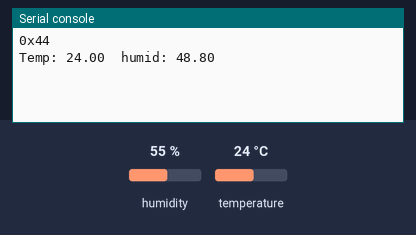
Recording of a program running on a simulated Raspberry Pi Pico running MicroPython. Shown: the last lines printed to the serial console. Inputs (shaded band) come from the test bench; at power-on: humidity 55 %, temperature 24 °C.

Above: at 1.2 s.
1.3 s: humidity set to 22 %
At 2.6 s:
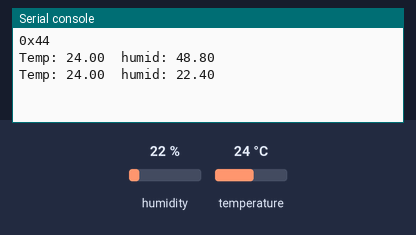
2.8 s: temperature set to 12 °C
At 3.7 s:
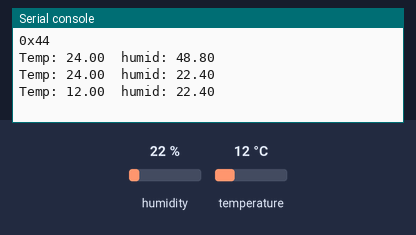
4.3 s: humidity set to 40 %
At 5.4 s:
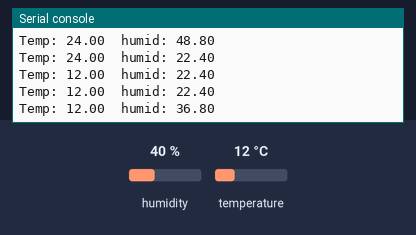
Timing chart, 0 to 7.3 s (numbered marks = the images above; inputs shaded):
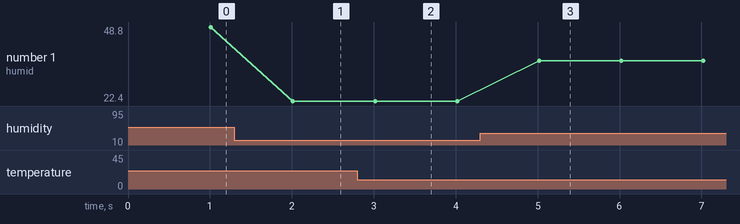

Measured:
- after the input at 1.3 s, the serial console: prints a new line after 0.71 s (image 1)
- after the input at 2.8 s, the serial console: prints a new line after 0.22 s (image 2)
- after the input at 4.3 s, the serial console: prints a new line after 0.72 s (image 3)
- plotted number 1: 48.8 → 22.4 after the input at 1.3 s, 22.4 → 36.8 after the input at 4.3 s

The program:

sht31.py
```python
from machine import Pin, I2C
import time


def read_sht31(i2c: I2C):

    # SHT3x-DIS address
    sht31_address = 0x44

    # Measurement command
    measurement_command = b'\x2c\x06'

    # Write the command to the sensor
    i2c.writeto(sht31_address, measurement_command)

    # Wait for the measurement to complete
    time.sleep(0.005)  # Wait for 5 ms

    # Read the temperature data
    # data = i2c.readfrom_mem(sht31_address, 0x00, 6)  # Read 2 bytes of temperature data

    # Read the humidity data

    # Read the data back from the SHT31
    raw_data = i2c.readfrom_mem(sht31_address, 0x00, 6)

    # Convert each byte to a binary string and print
    for byte in raw_data:
        binary_string = bin(byte)
        print(f'{binary_string} == {byte}')

    i2c.writeto(sht31_address, b'\x30\xA2')

    humidity = ((raw_data[1] << 8) | raw_data[2]) / 1024 * 100
    temp = ((raw_data[3] << 8) | raw_data[4]) / 512 * 175 - 45

    print(f'hum: {humidity}, temp: {temp}')
    # Print the raw data
    # print(f"Temperature data: {temperature_data}")
    # print(f"Humidity data: {humidity_data}")

    # Note: This example assumes the sensor is connected to the default address (0x44) and that the ADDR pin is connected to VSS.


# devices = i2c.scan()
# if len(devices) > 0:
#     print('Number of I2C devices found=',len(devices))
#     for device in devices:
#         print("Device Hexadecimal Address= ",hex(device))

# read_sht31(i2c)


import machine
import time

class SHT3x:
    def __init__(self, i2c:I2C, address=0x44):
        self.address = address
        self.i2c = i2c
        self._error = None
        self._last_update_millisec = 0
        self._update_interval_millisec = 5000  # Default update interval in milliseconds
        self._timeout_millisec = 2000  # Default timeout in milliseconds
        self._operation_enabled = False

    def begin(self):
        # self.i2c.init()
        pass

    def update_data(self):
        if self._last_update_millisec == 0 or (time.ticks_ms() - self._last_update_millisec >= self._update_interval_millisec):
            self.send_command(0x2C, 0x06)
            if self._error == None:
                try:
                    data = self.i2c.readfrom_mem(self.address, 0x00, 6)
                    if len(data) == 6:
                        raw_temperature = (data[0] << 8) | data[1]
                        raw_humidity = (data[3] << 8) | data[4]
                        temperature_celsius = ((raw_temperature * 0.00267033) - 45.) * 1.0
                        rel_humidity = (raw_humidity * 0.0015259) * 1.0
                        self.temperature_celsius = temperature_celsius
                        self.rel_humidity = rel_humidity
                        self._error = None
                    else:
                        self._error = "Data corrupted"
                except Exception as e:
                    print('Err ' + str(e))
                    self._error = str(e)
            else:
                print('Error')

    def get_temperature(self, degree='C'):
        temperature = self.temperature_celsius
        if degree == "F":
            temperature = (temperature * 1.8) + 32
        elif degree == "K":
            temperature += 273.15
        return round(temperature, 2)

    def get_rel_humidity(self):
        return round(self.rel_humidity, 2)

    def set_mode(self, mode):
        pass  # Implement based on the modes supported by your SHT3x device

    def set_address(self, address):
        self.address = address

    def set_update_interval(self, update_interval_millisec):
        self._update_interval_millisec = update_interval_millisec

    def set_timeout(self, timeout_millisec):
        self._timeout_millisec = timeout_millisec

    def soft_reset(self):
        self.send_command(0x30, 0xA2)

    def hard_reset(self):
        pass  # Implement based on your hardware setup

    def heater_on(self):
        self.send_command(0x30, 0x6D)

    def heater_off(self):
        self.send_command(0x30, 0x66)

    def send_command(self, msb, lsb):
        # print(f'sending data to {hex(self.address)}')
        time.sleep(0.5)
        self.i2c.writeto(self.address, bytearray([msb, lsb]))
        time.sleep(0.5)
        # print('data sent')

    def crc8(self, msb, lsb, crc):
        # Implement CRC calculation
        pass

    def get_error(self):
        return self._error

    def return_value_if_error(self, value):
        if self._error == None:
            return value
        else:
            return 0.0

    def to_return_if_error(self, value):
        self._value_if_error = value


if __name__ == '__main__':


    i2c = I2C(1, scl=Pin(15), sda=Pin(14), freq=100000)  # Adjust pins as necessary

    id = i2c.scan()[0]
    print(hex(id))

    if id != 0x44: raise ConnectionError('Wrong sensor ID!')

    sensorek = SHT3x(i2c)

    while True:
        sensorek.update_data()
        temp = (sensorek.get_temperature("Nic"))
        hum = (sensorek.get_rel_humidity())

        print(f'Temp: {temp:.2f}\thumid: {hum:.2f}')
        # time.sleep(1)
    # print(sensorek.press)
```
